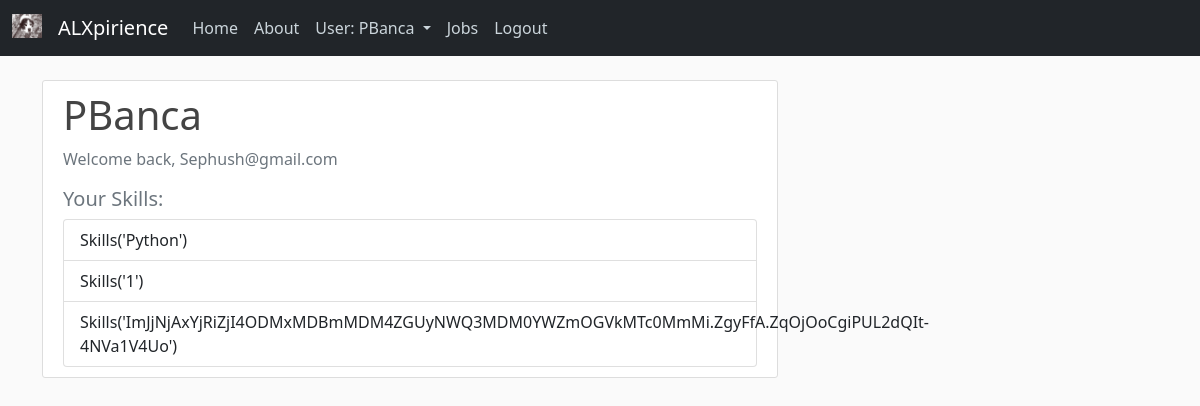
The app's page /profile (signed in), older data.
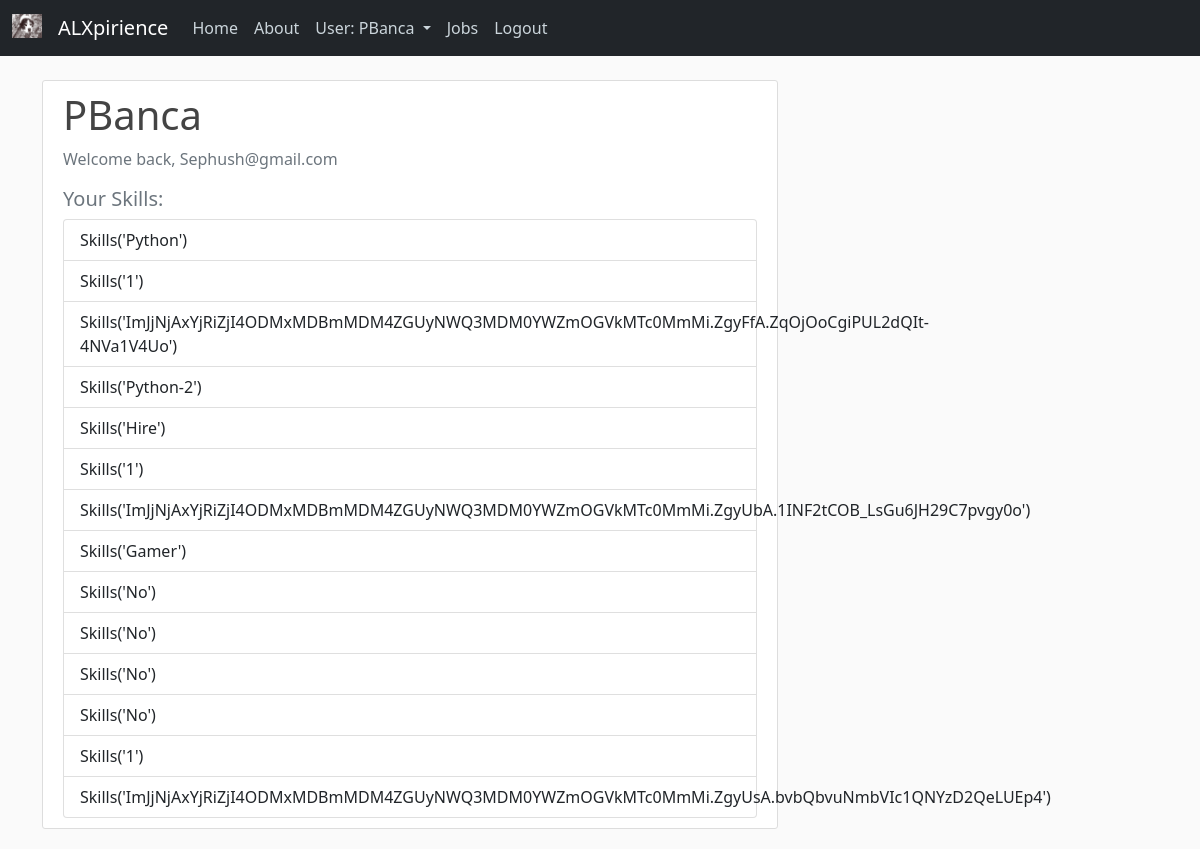
The same page, newer data.
### expirience/data_base.py (models this page shows, shortened)
class User(db.Model, UserMixin):
    id = db.Column(db.Integer, primary_key=True, autoincrement=True)
    username = db.Column(db.String(20), unique=True, nullable=False)
    email = db.Column(db.String(120), unique=True, nullable=False)
    git_hub = db.Column(db.String(120), nullable=False)
    country = db.Column(db.String(40), nullable=False)
    password = db.Column(db.String(60), nullable=False)
    image_file = db.Column(db.String(20), nullable=False, default='default.jpg')
    skills = db.relationship('Skills', backref='author', lazy=True)
    projects = db.relationship('Projects', backref='author', lazy=True)

class Skills(db.Model):
    id = db.Column(db.Integer, primary_key=True, autoincrement=True)
    skill = db.Column(db.String(20), nullable=False)
    user_id = db.Column(db.Integer, db.ForeignKey('user.id'), nullable=False)
    def __repr__(self):
        return f"Skills('{self.skill}')"

### expirience/routes.py (the view)
@app.route('/profile')
@login_required
def profile():
    if not current_user.is_authenticated:
        return redirect(url_for('home'))
    print(Skills.query.all())
    if not Skills.query.all():
        return render_template('profile.html', title="Profile", form=None)
    return render_template('profile.html', title="Profile",
                           form=Skills.query.filter_by(author=current_user).all())

### expirience/data_base.py (called while the page is built)
@loginManager.user_loader
def get_user(user_id):
    return User.query.get(int(user_id))

### expirience/templates/profile.html
{% extends "layout.html" %}
{% block content %}
    <div class="content-section">
        <div class="media">
            <div class="media-body">
                <h2 class="account-heading">{{ current_user.username }}</h2>
                <p class="text-secondary">Welcome back, {{ current_user.email }}</p>
                {% if form %}
                    <h5 class="text-secondary">Your Skills:</h5>
                    <ul class="list-group">
                        {% for skill in form %}
                            <li class="list-group-item">{{ skill }}</li>
                        {% endfor %}
                    </ul>
                {% endif %}
            </div>
        </div>
{% endblock %}

### expirience/templates/layout.html (shortened to what this page needs)
<!DOCTYPE html>
<html lang="en">
<head>
    <link href="https://cdn.jsdelivr.net/npm/bootstrap@5.0.2/dist/css/bootstrap.min.css" rel="stylesheet">
    <link rel="stylesheet" type="text/css" href="{{ url_for('static', filename='main.css') }}">
</head>
<body>
    <header class="site-header">
        <nav class="navbar navbar-expand-md navbar-dark bg-dark fixed-top">
          <div class="container-fluid">
            <a class="navbar-brand" href="{{ url_for('home') }}">
              <img src="static/images/large.ico" alt="" width="30" height="24" class="d-inline-block align-text-top">
            </a>
            <a class="navbar-brand mr-4" href="/">ALXpirience</a>
            <div class="collapse navbar-collapse" id="navbarToggle">
              <div class="navbar-nav mr-auto">
                <a class="nav-item nav-link" href="{{ url_for('home') }}">Home</a>
                <a class="nav-item nav-link" href="/about">About</a>
              </div>
              <div class="navbar-nav">
                {% if current_user.is_authenticated %}
                  <a class="nav-link dropdown-toggle" href="#" id="navbarDropdown" role="button" data-bs-toggle="dropdown" aria-expanded="false">
                    User: {{ current_user.username }}
                  </a>
                    <a class="nav-item nav-link" href="{{ url_for('get_job') }}">Jobs</a>
                    <a class="nav-item nav-link" href="{{ url_for('logout') }}">Logout</a>
                {% else %}
                  <a class="nav-item nav-link" href="{{ url_for('login') }}">Login</a>
                  <a class="nav-item nav-link" href="{{ url_for('register') }}">Register</a>
                {% endif %}
              </div>
            </div>
          </div>
        </nav>
    </header>
    <main role="main" class="container">
      <div class="row">
        <div class="col-md-8">
          {% block content %}{% endblock %}
        </div>
      </div>
    </main>
</body>
</html>

### expirience/static/main.css (style rules this page uses)
body { background: #fafafa; color: #333333; margin-top: 5rem; }
h1, h2, h3, h4, h5, h6 { color: #444444; }
.site-header .navbar-nav .nav-link { color: #cbd5db; }
.content-section { background: #ffffff; padding: 10px 20px; border: 1px solid #dddddd; border-radius: 3px; margin-bottom: 20px; }
.account-heading { font-size: 2.5rem; }

Row changes from the older to the newer data that the page shows:
added Skills: skill "Skills('Python-2')"
added Skills: skill "Skills('Hire')"
added Skills: skill "Skills('1')"
added Skills: skill "Skills('ImJjNjAxYjRiZjI4ODMxMDBmMDM4ZGUyNWQ3MDM0YWZmOGVkMTc0MmMi.ZgyUbA.1INF2tCOB_LsGu6JH29C7pvgy0o')"
added Skills: skill "Skills('Gamer')"
added Skills: skill "Skills('No')"
added Skills: skill "Skills('No')"
added Skills: skill "Skills('No')"
added Skills: skill "Skills('No')"
added Skills: skill "Skills('1')"
added Skills: skill "Skills('ImJjNjAxYjRiZjI4ODMxMDBmMDM4ZGUyNWQ3MDM0YWZmOGVkMTc0MmMi.ZgyUsA.bvbQbvuNmbVIc1QNYzD2QeLUEp4')"
